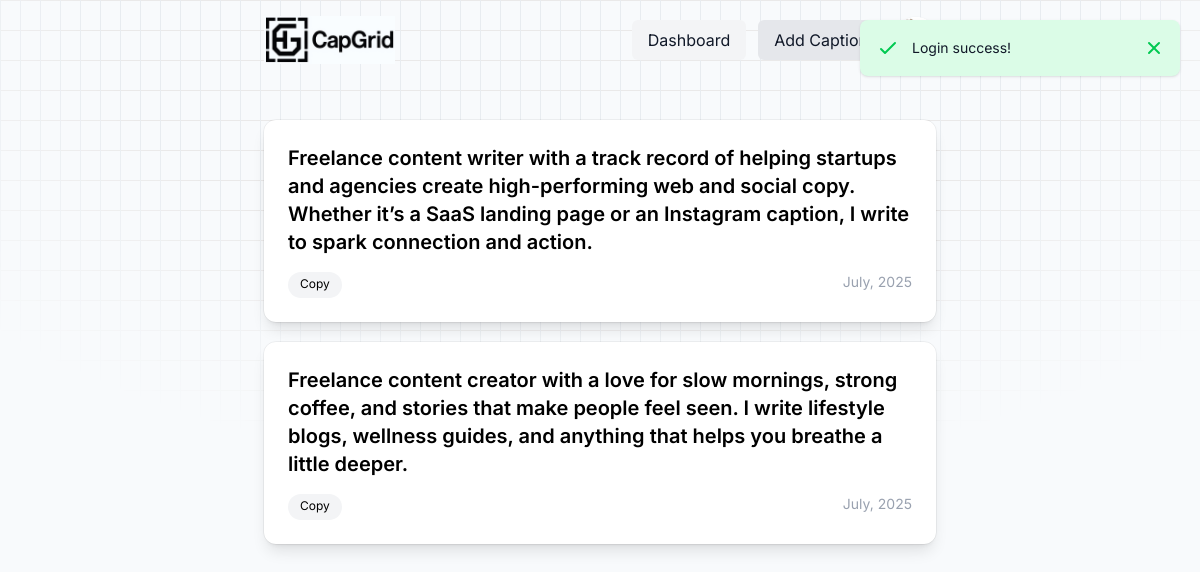
The page / (signed in) on the database its author committed.
### tables this page shows
CREATE TABLE `captions` (
  `id` int(11) NOT NULL,
  `cap_content` text NOT NULL,
  `author` varchar(255) NOT NULL,
  `created_at` datetime DEFAULT current_timestamp(),
  `updated_at` datetime DEFAULT current_timestamp() ON UPDATE current_timestamp()
);

### index.php (the view, shortened to what this page needs)
<?php
	include_once('config/config.inc.php');
	$captionObj = new Captions();
?>
<!DOCTYPE html>
<html lang="en">
<head>
    <link rel="stylesheet" href="https://cdnjs.cloudflare.com/ajax/libs/font-awesome/6.5.0/css/all.min.css" />
    <?php include('includes/style.inc.php'); ?>
</head>
<body>
    <?php include_once('includes/header.inc.php'); ?>
    <main class="d-flex align-items-center py-5">
        <div class="container py-5">
            <div class="space-y-5">
            	<?php
            		$captions = $captionObj->viewAllCaptions();
                    if(!empty($captions)) {
            		foreach ($captions as $key => $caption) {
            	?>
                <div class="rounded-xl bg-white p-6 shadow-lg outline outline-black/5 dark:bg-slate-800 dark:shadow-none dark:-outline-offset-1 dark:outline-white/10">
                    <p class="text-lg lg:text-xl font-semibold text-dark mb-4 caption-text">
                    	 <?= htmlspecialchars($caption['cap_content']) ?>
                    </p>
                    <div class="flex justify-between">
                        <div class="inline-flex items-center gap-3">
                            <button class="copy-btn px-3 pt-1 pb-1.5 text-xs bg-gray-100 rounded-full leading-4 cursor-pointer hover:bg-gray-200">Copy</button>
                        </div>
                        <div class="text-right text-sm text-gray-400">
                            <?= date("F, Y", strtotime($caption['created_at'])) ?>
                        </div>
                    </div>
                </div>
            <?php } } ?>
            </div>
        </div>
    </main>
</body>
</html>

### includes/style.inc.php (style rules this page uses)
body { font-family: 'Inter', sans-serif; }
.container { @apply mx-auto max-w-2xl w-full }
a, button { @apply transition-all duration-300 }

### rows shown on the page
captions: cap_content "Freelance content writer with a track record of helping startups and agencies create high-performing web and social copy. Whether it’s a SaaS landing page or an Instagram caption, I write to spark connection and action.", created_at "July, 2025"
captions: cap_content "Freelance content creator with a love for slow mornings, strong coffee, and stories that make people feel seen. I write lifestyle blogs, wellness guides, and anything that helps you breathe a little deeper.", created_at "July, 2025"

### other values the page prints
$msg['text'] "Login success!"
